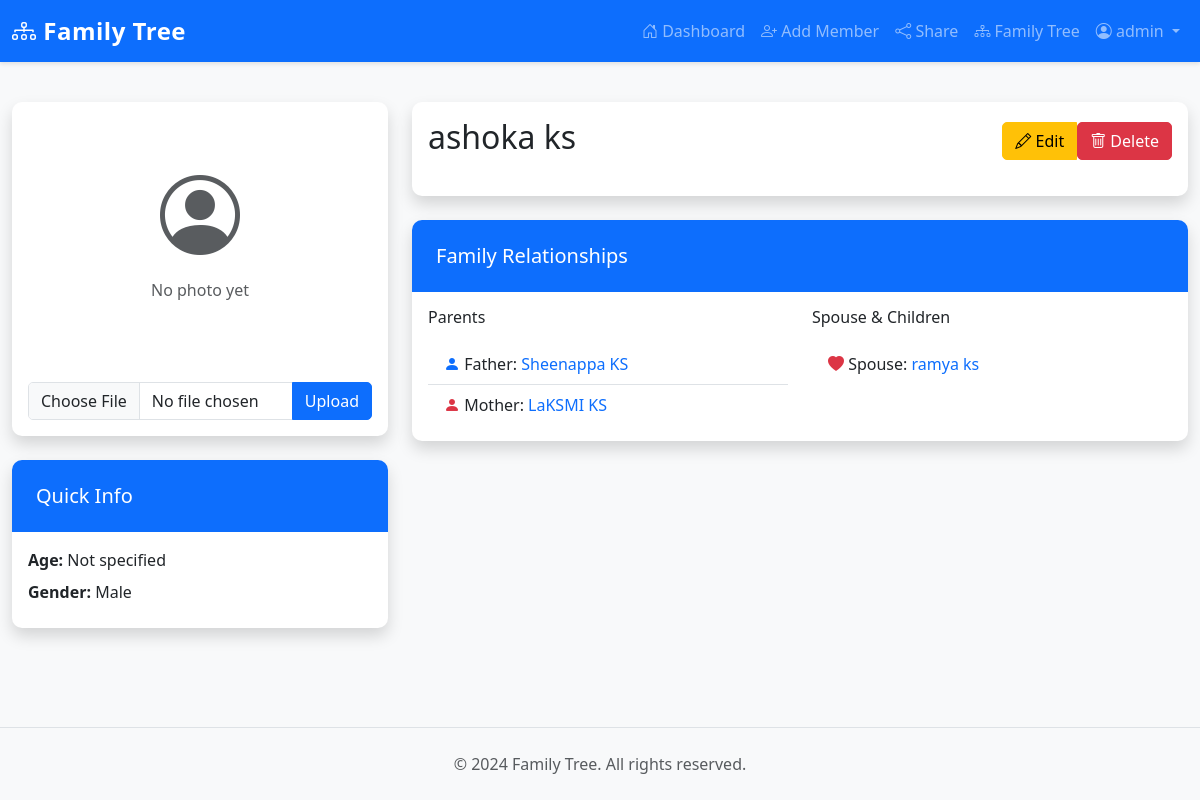
Page /family/11 (signed in) on the committed database.
### models/user.py (models this page shows, shortened)
class User(UserMixin, db.Model):
    __tablename__ = 'users'
    id = db.Column(db.Integer, primary_key=True)
    username = db.Column(db.String(80), unique=True, nullable=False, index=True)
    email = db.Column(db.String(120), unique=True, nullable=False, index=True)
    password_hash = db.Column(db.String(255), nullable=False)
    first_name = db.Column(db.String(100))
    last_name = db.Column(db.String(100))
    family_name = db.Column(db.String(100))
    role = db.Column(db.String(20), default='admin', nullable=False)  # CHANGED: 'admin' or 'user' - default is NOW admin
    share_token = db.Column(db.String(64), unique=True, nullable=True)
    created_at = db.Column(db.DateTime, default=datetime.utcnow)
    updated_at = db.Column(db.DateTime, default=datetime.utcnow, onupdate=datetime.utcnow)
    family_members = db.relationship('FamilyMember', backref='user', lazy=True, cascade='all, delete-orphan')
    def is_admin(self):
        return self.role == 'admin'

### models/family.py (models this page shows, shortened)
class FamilyMember(db.Model):
    __tablename__ = 'family_members'
    id = db.Column(db.Integer, primary_key=True)
    user_id = db.Column(db.Integer, db.ForeignKey('users.id'), nullable=False)
    first_name = db.Column(db.String(100), nullable=False)
    last_name = db.Column(db.String(100), nullable=False)
    gender = db.Column(db.String(10), nullable=False)  # Male, Female, Other
    dob = db.Column(db.Date)
    phone = db.Column(db.String(20))
    email = db.Column(db.String(120))
    address = db.Column(db.Text)
    biography = db.Column(db.Text)
    photo = db.Column(db.String(255))  # Store filename
    father_id = db.Column(db.Integer, db.ForeignKey('family_members.id'))
    mother_id = db.Column(db.Integer, db.ForeignKey('family_members.id'))
    spouse_id = db.Column(db.Integer, db.ForeignKey('family_members.id'))
    created_at = db.Column(db.DateTime, default=datetime.utcnow)
    updated_at = db.Column(db.DateTime, default=datetime.utcnow, onupdate=datetime.utcnow)
    father = db.relationship('FamilyMember', remote_side=[id], foreign_keys=[father_id], backref='children_as_father')
    mother = db.relationship('FamilyMember', remote_side=[id], foreign_keys=[mother_id], backref='children_as_mother')
    spouse = db.relationship('FamilyMember', remote_side=[id], foreign_keys=[spouse_id],
                            backref='spouses', uselist=False)
    def get_full_name(self):
        return f"{self.first_name} {self.last_name}"
    def get_age(self):
        if self.dob:
            from datetime import date
            today = date.today()
            age = today.year - self.dob.year - ((today.month, today.day) < (self.dob.month, self.dob.day))
            return age
        return None
    def get_children(self):
        return FamilyMember.query.filter(
            (FamilyMember.father_id == self.id) | (FamilyMember.mother_id == self.id)
        ).all()

### routes/family.py (the view)
@family_bp.route('/<int:member_id>')
@login_required
def view_member(member_id):
    member = FamilyMember.query.get_or_404(member_id)
    if member.user_id != current_user.id:
        flash('You do not have permission to view this member', 'danger')
        return redirect(url_for('dashboard.dashboard'))
    children = member.get_children()
    return render_template('profile.html', member=member, children=children)

### app.py (called while the page is built)
@login_manager.user_loader
def load_user(user_id):
    return db.session.get(User, int(user_id))

@app.context_processor
def inject_user():
    return {'current_user': current_user}

### templates/profile.html (shortened to what this page needs)
{% extends "base.html" %}
{% block content %}
{% if member %}
<div class="row">
    <div class="col-lg-4">
        <div class="card shadow mb-4">
            <div class="card-body text-center">
                {% if member.photo %}
                    <img src="{{ url_for('static', filename='uploads/' + member.photo) }}"
                         alt="{{ member.get_full_name() }}" class="img-fluid rounded" style="max-width: 300px;">
                    <div class="mt-3">
                        <form method="POST" action="{{ url_for('upload.delete_photo', member_id=member.id) }}">
                            <button type="submit" class="btn btn-danger btn-sm">
                                <i class="bi bi-trash"></i> Delete Photo
                            </button>
                        </form>
                    </div>
                {% else %}
                    <div class="text-center py-5">
                        <i class="bi bi-person-circle display-1 text-muted"></i>
                        <p class="text-muted mt-3">No photo yet</p>
                    </div>
                {% endif %}
                {% if member.user_id == current_user.id %}
                    <div class="mt-3">
                        <form method="POST" action="{{ url_for('upload.upload_photo', member_id=member.id) }}"
                              enctype="multipart/form-data">
                            <div class="input-group">
                                <input type="file" class="form-control" name="photo" accept="image/*" required>
                                <button type="submit" class="btn btn-primary">Upload</button>
                            </div>
                        </form>
                    </div>
                {% endif %}
            </div>
        </div>
        <div class="card shadow">
            <div class="card-header bg-primary text-white">
                <h5 class="mb-0">Quick Info</h5>
            </div>
            <div class="card-body">
                <p class="mb-2">
                    <strong>Age:</strong>
                    {% if member.get_age() %}
                        {{ member.get_age() }} years old
                    {% else %}
                        Not specified
                    {% endif %}
                </p>
                <p class="mb-2">
                    <strong>Gender:</strong> {{ member.gender }}
                </p>
            </div>
        </div>
    </div>
    <div class="col-lg-8">
        <div class="card shadow mb-4">
            <div class="card-body">
                <div class="d-flex justify-content-between align-items-center mb-3">
                    <div>
                        <h2>{{ member.get_full_name() }}</h2>
                    </div>
                    {% if member.user_id == current_user.id and current_user.is_admin() %}
                        <div class="btn-group">
                            <a href="{{ url_for('family.edit_member', member_id=member.id) }}"
                               class="btn btn-warning">
                                <i class="bi bi-pencil"></i> Edit
                            </a>
                            <form method="POST" action="{{ url_for('family.delete_member', member_id=member.id) }}"
                                  style="display:inline;" onsubmit="return confirm('Are you sure you want to delete this member?');">
                                <button type="submit" class="btn btn-danger">
                                    <i class="bi bi-trash"></i> Delete
                                </button>
                            </form>
                        </div>
                    {% endif %}
                </div>
            </div>
        </div>
        <div class="card shadow mb-4">
            <div class="card-header bg-primary text-white">
                <h5 class="mb-0">Family Relationships</h5>
            </div>
            <div class="card-body">
                <div class="row">
                    <div class="col-md-6">
                        <h6 class="mb-3">Parents</h6>
                        <ul class="list-group list-group-flush">
                            {% if member.father %}
                                <li class="list-group-item">
                                    <i class="bi bi-person-fill text-primary"></i>
                                    Father:
                                    <a href="{{ url_for('family.view_member', member_id=member.father.id) }}">
                                        {{ member.father.get_full_name() }}
                                    </a>
                                </li>
                            {% endif %}
                            {% if member.mother %}
                                <li class="list-group-item">
                                    <i class="bi bi-person-fill text-danger"></i>
                                    Mother:
                                    <a href="{{ url_for('family.view_member', member_id=member.mother.id) }}">
                                        {{ member.mother.get_full_name() }}
                                    </a>
                                </li>
                            {% endif %}
                        </ul>
                    </div>
                    <div class="col-md-6">
                        <h6 class="mb-3">Spouse & Children</h6>
                        <ul class="list-group list-group-flush">
                            {% if member.spouse %}
                                <li class="list-group-item">
                                    <i class="bi bi-heart-fill text-danger"></i>
                                    Spouse:
                                    <a href="{{ url_for('family.view_member', member_id=member.spouse.id) }}">
                                        {{ member.spouse.get_full_name() }}
                                    </a>
                                </li>
                            {% endif %}
                        </ul>
                    </div>
                </div>
            </div>
        </div>
    </div>
</div>
{% endif %}
{% endblock %}

### templates/base.html (shortened to what this page needs)
<!DOCTYPE html>
<html lang="en">
<head>
    <link href="https://cdn.jsdelivr.net/npm/bootstrap@5.3.0/dist/css/bootstrap.min.css" rel="stylesheet">
    <link rel="stylesheet" href="https://cdn.jsdelivr.net/npm/bootstrap-icons@1.11.0/font/bootstrap-icons.css">
    <link rel="stylesheet" href="{{ url_for('static', filename='css/style.css') }}">
</head>
<body>
    <nav class="navbar navbar-expand-lg navbar-dark bg-primary">
        <div class="container-fluid">
            <a class="navbar-brand" href="{{ url_for('dashboard.index') }}">
                <i class="bi bi-diagram-3"></i> Family Tree
            </a>
            <div class="collapse navbar-collapse" id="navbarNav">
                <ul class="navbar-nav ms-auto">
                    {% if current_user.is_authenticated %}
                        <li class="nav-item">
                            <a class="nav-link" href="{{ url_for('dashboard.dashboard') }}">
                                <i class="bi bi-house-door"></i> Dashboard
                            </a>
                        </li>
                        {% if current_user.is_admin() %}
                            <li class="nav-item">
                                <a class="nav-link" href="{{ url_for('family.add_member') }}">
                                    <i class="bi bi-person-plus"></i> Add Member
                                </a>
                            </li>
                            <li class="nav-item">
                                <a class="nav-link" href="{{ url_for('dashboard.share') }}">
                                    <i class="bi bi-share"></i> Share
                                </a>
                            </li>
                        {% endif %}
                        <li class="nav-item">
                            <a class="nav-link" href="{{ url_for('family.family_tree') }}">
                                <i class="bi bi-diagram-3"></i> Family Tree
                            </a>
                        </li>
                        <li class="nav-item dropdown">
                            <a class="nav-link dropdown-toggle" href="#" id="userDropdown" role="button" data-bs-toggle="dropdown">
                                <i class="bi bi-person-circle"></i> {{ current_user.username }}
                            </a>
                        </li>
                    {% endif %}
                </ul>
            </div>
        </div>
    </nav>
    <main class="container-fluid py-4">
        {% block content %}{% endblock %}
    </main>
    <footer class="bg-light py-4 mt-5">
        <div class="container text-center">
            <p class="text-muted mb-0">&copy; 2024 Family Tree. All rights reserved.</p>
        </div>
    </footer>
</body>
</html>

### static/css/style.css (style rules this page uses)
:root { --primary-color: #0d6efd; --secondary-color: #6c757d; --danger-color: #dc3545; --success-color: #198754; }
body { font-family: 'Segoe UI', Tahoma, Geneva, Verdana, sans-serif; background-color: #f8f9fa; min-height: 100vh; display: flex; flex-direction: column; }
main { flex: 1; }
.navbar { box-shadow: 0 2px 4px rgba(0, 0, 0, 0.1); }
.navbar-brand { font-weight: bold; font-size: 1.5rem; letter-spacing: 0.5px; }
.card { border: none; border-radius: 10px; transition: transform 0.3s, box-shadow 0.3s; }
.card-header { border-radius: 10px 10px 0 0 !important; border: none; padding: 1.5rem; }
.btn { border-radius: 5px; font-weight: 500; transition: all 0.3s; }
.btn-primary { background-color: var(--primary-color); border-color: var(--primary-color); }
.btn-danger { background-color: var(--danger-color); border-color: var(--danger-color); }
.form-control, .form-select { border-radius: 5px; border: 1px solid #dee2e6; transition: border-color 0.3s, box-shadow 0.3s; }
footer { border-top: 1px solid #dee2e6; margin-top: auto; }
* { transition: background-color 0.2s ease, color 0.2s ease; }
a { color: var(--primary-color); text-decoration: none; }
.text-primary { color: var(--primary-color) !important; }
.shadow { box-shadow: 0 4px 6px rgba(0, 0, 0, 0.1); }

### rows in the picture
User: username "admin"
FamilyMember: gender "Male", get_full_name "ashoka ks"
FamilyMember: father.get_full_name "Sheenappa KS"
FamilyMember: mother.get_full_name "LaKSMI KS"
FamilyMember: spouse.get_full_name "ramya ks"
